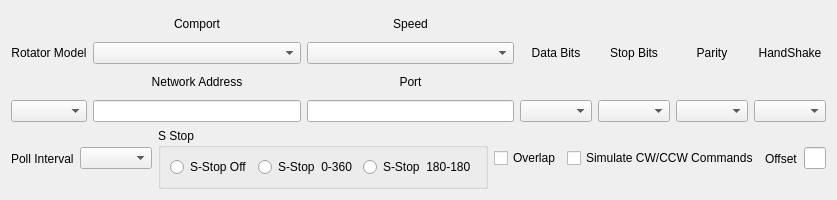
<?xml version="1.0" encoding="UTF-8"?>
<ui version="4.0">
 <class>rotSetupForm</class>
 <widget class="QWidget" name="rotSetupForm">
  <property name="geometry">
   <rect>
    <x>0</x>
    <y>0</y>
    <width>835</width>
    <height>200</height>
   </rect>
  </property>
  <property name="windowTitle">
   <string>Form</string>
  </property>
  <layout class="QVBoxLayout" name="verticalLayout">
   <item>
    <layout class="QHBoxLayout" name="horizontalLayout">
     <item>
      <layout class="QVBoxLayout" name="verticalLayout_2">
       <item>
        <widget class="QLabel" name="label_122">
         <property name="text">
          <string>Rotator Model</string>
         </property>
         <property name="alignment">
          <set>Qt::AlignCenter</set>
         </property>
        </widget>
       </item>
       <item>
        <widget class="QComboBox" name="rotatorModelBox"/>
       </item>
      </layout>
     </item>
     <item>
      <layout class="QVBoxLayout" name="verticalLayout_3">
       <item>
        <widget class="QLabel" name="comportLbl">
         <property name="text">
          <string>Comport</string>
         </property>
         <property name="alignment">
          <set>Qt::AlignCenter</set>
         </property>
        </widget>
       </item>
       <item>
        <widget class="QComboBox" name="comPortBox"/>
       </item>
       <item>
        <widget class="QLabel" name="netAddressLbl">
         <property name="text">
          <string>Network Address</string>
         </property>
         <property name="alignment">
          <set>Qt::AlignCenter</set>
         </property>
        </widget>
       </item>
       <item>
        <widget class="QLineEdit" name="netAddressBox">
         <property name="inputMask">
          <string/>
         </property>
         <property name="maxLength">
          <number>25</number>
         </property>
         <property name="clearButtonEnabled">
          <bool>true</bool>
         </property>
        </widget>
       </item>
      </layout>
     </item>
     <item>
      <layout class="QVBoxLayout" name="verticalLayout_4">
       <item>
        <widget class="QLabel" name="speedLbl">
         <property name="text">
          <string>Speed</string>
         </property>
         <property name="alignment">
          <set>Qt::AlignCenter</set>
         </property>
        </widget>
       </item>
       <item>
        <widget class="QComboBox" name="comSpeedBox"/>
       </item>
       <item>
        <widget class="QLabel" name="portLbl">
         <property name="text">
          <string>Port</string>
         </property>
         <property name="alignment">
          <set>Qt::AlignCenter</set>
         </property>
        </widget>
       </item>
       <item>
        <widget class="QLineEdit" name="netPortBox">
         <property name="inputMask">
          <string/>
         </property>
         <property name="maxLength">
          <number>32767</number>
         </property>
         <property name="clearButtonEnabled">
          <bool>true</bool>
         </property>
        </widget>
       </item>
      </layout>
     </item>
     <item>
      <layout class="QVBoxLayout" name="verticalLayout_5">
       <item>
        <widget class="QLabel" name="dBitsLbl">
         <property name="text">
          <string>Data Bits</string>
         </property>
         <property name="alignment">
          <set>Qt::AlignCenter</set>
         </property>
        </widget>
       </item>
       <item>
        <widget class="QComboBox" name="comDataBitsBox"/>
       </item>
      </layout>
     </item>
     <item>
      <layout class="QVBoxLayout" name="verticalLayout_6">
       <item>
        <widget class="QLabel" name="stopLbl">
         <property name="text">
          <string>Stop Bits</string>
         </property>
         <property name="alignment">
          <set>Qt::AlignCenter</set>
         </property>
        </widget>
       </item>
       <item>
        <widget class="QComboBox" name="comStopBitsBox"/>
       </item>
      </layout>
     </item>
     <item>
      <layout class="QVBoxLayout" name="verticalLayout_7">
       <item>
        <widget class="QLabel" name="parityLbl">
         <property name="text">
          <string>Parity</string>
         </property>
         <property name="alignment">
          <set>Qt::AlignCenter</set>
         </property>
        </widget>
       </item>
       <item>
        <widget class="QComboBox" name="comParityBox"/>
       </item>
      </layout>
     </item>
     <item>
      <layout class="QVBoxLayout" name="verticalLayout_8">
       <item>
        <widget class="QLabel" name="handLbl">
         <property name="text">
          <string>HandShake</string>
         </property>
         <property name="alignment">
          <set>Qt::AlignCenter</set>
         </property>
        </widget>
       </item>
       <item>
        <widget class="QComboBox" name="comHandShakeBox"/>
       </item>
      </layout>
     </item>
    </layout>
   </item>
   <item>
    <layout class="QHBoxLayout" name="horizontalLayout_8">
     <item>
      <layout class="QHBoxLayout" name="horizontalLayout_4">
       <item>
        <widget class="QLabel" name="intervallbl">
         <property name="text">
          <string>Poll Interval</string>
         </property>
        </widget>
       </item>
       <item>
        <widget class="QComboBox" name="pollInterval"/>
       </item>
      </layout>
     </item>
     <item>
      <widget class="QGroupBox" name="sStopFrame">
       <property name="title">
        <string>S Stop</string>
       </property>
       <layout class="QHBoxLayout" name="horizontalLayout_9">
        <item>
         <layout class="QHBoxLayout" name="horizontalLayout_2">
          <item>
           <widget class="QRadioButton" name="sStopOffBut">
            <property name="text">
             <string>S-Stop Off</string>
            </property>
           </widget>
          </item>
          <item>
           <widget class="QRadioButton" name="rotInvertBut">
            <property name="text">
             <string>S-Stop  0-360</string>
            </property>
           </widget>
          </item>
          <item>
           <widget class="QRadioButton" name="compassBut">
            <property name="text">
             <string>S-Stop  180-180</string>
            </property>
           </widget>
          </item>
         </layout>
        </item>
       </layout>
      </widget>
     </item>
     <item>
      <layout class="QHBoxLayout" name="horizontalLayout_5">
       <item>
        <widget class="QCheckBox" name="chkOverrun">
         <property name="text">
          <string>Overlap</string>
         </property>
        </widget>
       </item>
      </layout>
     </item>
     <item>
      <layout class="QHBoxLayout" name="horizontalLayout_7">
       <item>
        <widget class="QCheckBox" name="simCW_CCWcmd">
         <property name="text">
          <string>Simulate CW/CCW Commands</string>
         </property>
        </widget>
       </item>
       <item>
        <layout class="QHBoxLayout" name="horizontalLayout_6">
         <item>
          <widget class="QLabel" name="offSetLbl">
           <property name="text">
            <string>Offset</string>
           </property>
          </widget>
         </item>
         <item>
          <widget class="QLineEdit" name="antOffset">
           <property name="inputMask">
            <string/>
           </property>
           <property name="maxLength">
            <number>3</number>
           </property>
           <property name="clearButtonEnabled">
            <bool>true</bool>
           </property>
          </widget>
         </item>
        </layout>
       </item>
      </layout>
     </item>
     <item>
      <spacer name="horizontalSpacer_10">
       <property name="orientation">
        <enum>Qt::Horizontal</enum>
       </property>
       <property name="sizeHint" stdset="0">
        <size>
         <width>218</width>
         <height>19</height>
        </size>
       </property>
      </spacer>
     </item>
    </layout>
   </item>
  </layout>
 </widget>
 <resources/>
 <connections/>
</ui>
